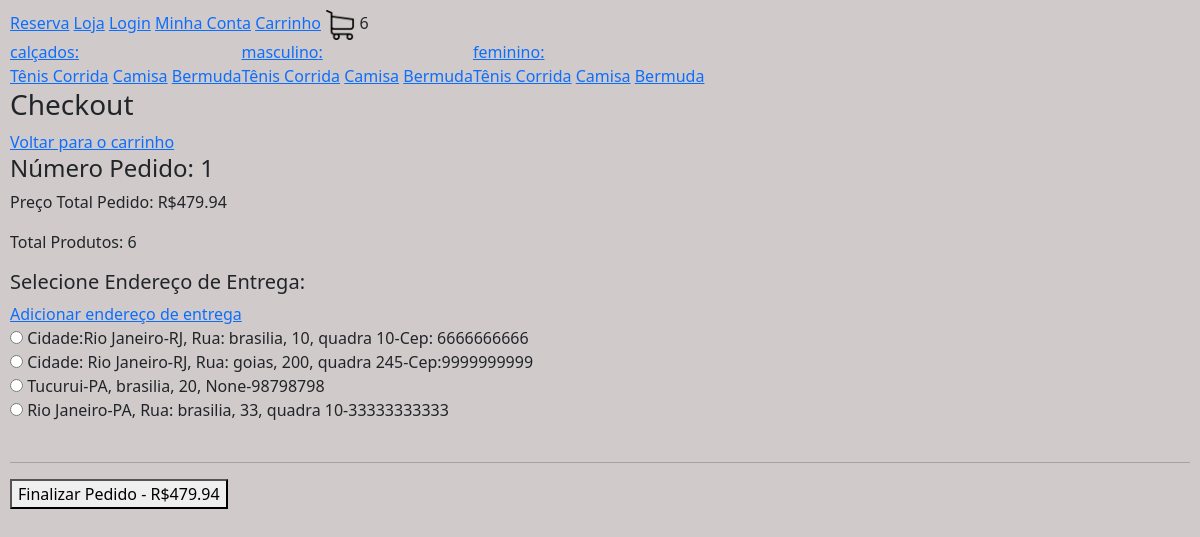
The page /checkout/ (signed in) on the database as committed earlier.
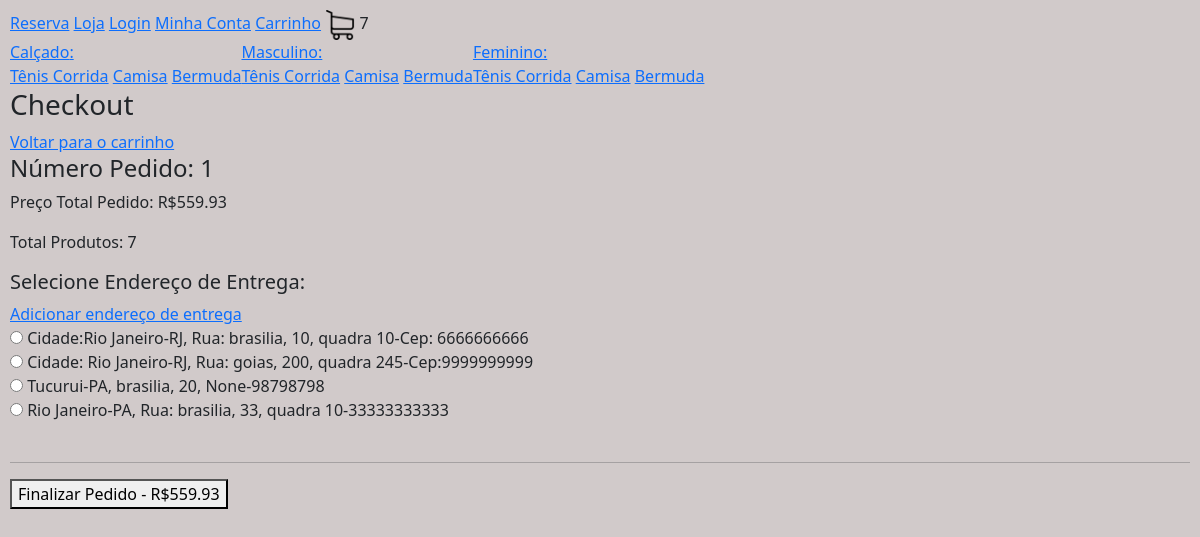
The same page on the database as committed later.
### loja/models.py (models this page shows, shortened)
class Categoria(models.Model):
   nome = models.CharField(max_length=200, null=True, blank=True)
   slug = models.CharField(max_length=200, null=True, blank=True)

class Pedido(models.Model):
     cliente =  models.ForeignKey(Cliente, null=True, blank=True, on_delete=models.SET_NULL)
     finalizado =  models.BooleanField(default=False)
     codigo_transacao =  models.CharField(max_length=200, null=True, blank=True)
     endereco = models.ForeignKey(Endereco, null=True, blank=True, on_delete=models.SET_NULL)
     data_finalizacao = models.DateField(null=True, blank=True)
     @property
     def quantidade_total(self):
         itens_pedido = ItensPedido.objects.filter(pedido__id=self.id)
         quantidade = sum([item.quantidade for item in itens_pedido])
         return quantidade
     @property
     def preco_total(self):
         itens_pedido = ItensPedido.objects.filter(pedido__id=self.id)
         preco = sum([item.preco_total for item in itens_pedido])
         return preco

class ItensPedido(models.Model):
    item_estoque = models.ForeignKey(ItemEstoque, null=True, blank=True, on_delete=models.SET_NULL)
    quantidade = models.IntegerField(default=0)
    pedido = models.ForeignKey(Pedido, null=True, blank=True, on_delete=models.SET_NULL)
    @property #serve para acessar uma funcao da class sem ()
    def preco_total(self):
        return self.quantidade * self.item_estoque.produto.preco

class ItemEstoque(models.Model):
    produto = models.ForeignKey(Produto, null=True, blank=True, on_delete=models.SET_NULL)
    cor =  models.ForeignKey(Cor, null=True, blank=True, on_delete=models.SET_NULL)
    tamanho =  models.CharField(max_length=200, null=True, blank=True)
    quantidade = models.IntegerField(default=0)

class Produto(models.Model):
    imagem = models.ImageField(null=True, blank=True)
    nome = models.CharField(max_length=200, null=True, blank=True)
    preco = models.DecimalField(max_digits=10, decimal_places=2)
    ativo = models.BooleanField(default=True)
    categoria = models.ForeignKey(Categoria, null=True, blank=True, on_delete=models.SET_NULL)
    tipo = models.ForeignKey(Tipo, null=True, blank=True, on_delete=models.SET_NULL)

### loja/views.py (the view)
# urls.py: path('checkout/', checkout, name="checkout") ,
def checkout(request):
   if request.user.is_authenticated: #Verif usuár autenticado
    cliente = request.user.cliente
   else: #se nao estiver autenticado
     if request.COOKIES.get("id_sessao"):
        id_sessao = request.COOKIES.get("id_sessao")
        cliente, criado = Cliente.objects.get_or_create(id_sessao=id_sessao)
     else: #caso não tenha o id_sessao associado a ele
        return redirect("loja")
   pedido, criado = Pedido.objects.get_or_create(cliente=cliente, finalizado=False)
   enderecos = Endereco.objects.filter(cliente=cliente)
   context = {"pedido": pedido, "enderecos": enderecos}
   return render(request, 'checkout.html', context)

### loja/novos_context.py (called while the page is built)
def carrinho(request):
  quantidade_produtos_carrinho = 0
  if request.user.is_authenticated:
    cliente = request.user.cliente
  else: #se cliente nao estiver logado
     if request.COOKIES.get("id_sessao"):
        id_sessao = request.COOKIES.get("id_sessao")
        cliente, criado = Cliente.objects.get_or_create(id_sessao=id_sessao)
     else: #caso não tenha o id_sessao associado a ele
        return {"quantidade_produtos_carrinho": quantidade_produtos_carrinho}
  pedido, criado = Pedido.objects.get_or_create(cliente=cliente, finalizado=False)
  itens_pedido = ItensPedido.objects.filter(pedido=pedido)
  for item in itens_pedido:
    quantidade_produtos_carrinho += item.quantidade
  return {"quantidade_produtos_carrinho": quantidade_produtos_carrinho}

def categorias_tipos(request):
   categorias = Categoria.objects.all()
   tipos = Tipo.objects.all()
   return {"categorias": categorias, "tipos": tipos}

### loja/templates/checkout.html (shortened to what this page needs)
{% extends 'base.html' %} {% load static %}
{% block body %}
<h3>Checkout</h3>
<a href="{% url 'checkout' %}">Voltar para o carrinho</a>
<h4>Número Pedido: {{ pedido.id }}</h4>
<p>Preço Total Pedido: R${{ pedido.preco_total }}</p>
<p>Total Produtos: {{ pedido.quantidade_total }}</p>
<form method="post">
  <h5>Selecione Endereço de Entrega:</h5>
  <a href="{% url 'adicionar_endereco' %}">Adicionar endereço de entrega</a>
  <br />
  {% for endereco in enderecos %}
  <input type="radio" name="endereco" value="{{ endereco.id }}" />
  <label for="{{ endereco.id }}"
    >{{ endereco.cidade }}-{{ endereco.estado }}, {{ endereco.rua }},
    {{endereco.numero }}, {{ endereco.complemento }}-{{ endereco.cep }}</label
  >
  <br />
  {% endfor %}
  <br />
  <hr />
  <button type="submit">Finalizar Pedido - R${{ pedido.preco_total }}</button>
</form>
{% endblock %}

### loja/templates/navbar.html
{% load static %}
<nav>
  <a href="{% url 'homepage' %}">Reserva</a>
  <a href=" {% url 'loja' %}">Loja</a>
  <a href="{% url 'login' %}">Login</a>
  <a href="{% url 'minha_conta' %}">Minha Conta</a>
  <a href="{% url 'carrinho' %}">Carrinho</a>
  <img src="{% static 'images/carrinho.png' %}" alt="carrinho" width="30" />
  {{ quantidade_produtos_carrinho }}
  <div style="display: flex;">
      {% for categoria in categorias %}
      <div>
         <a href="{% url 'loja' %}{{ categoria.slug }}">{{ categoria.nome }}:</a><br>
         {% for tipo in tipos %}
           <a href="{% url 'loja' %}{{ categoria.slug }}-{{ tipo.slug }}">{{ tipo.nome }}</a>
         {% endfor %}
    </div>
    {% endfor %}
  </div>
</nav>

Rows that differ between the two databases and show on the page:
changed Categoria: nome "calçados" → "Calçado"
changed Categoria: nome "masculino" → "Masculino"
changed Categoria: nome "feminino" → "Feminino"
computed for Pedido id 1: preco_total "479.94" → "559.93"; quantidade_total "6" → "7"
Other text that changed with them:
{{ quantidade_produtos_carrinho }}: "6" → "7"
